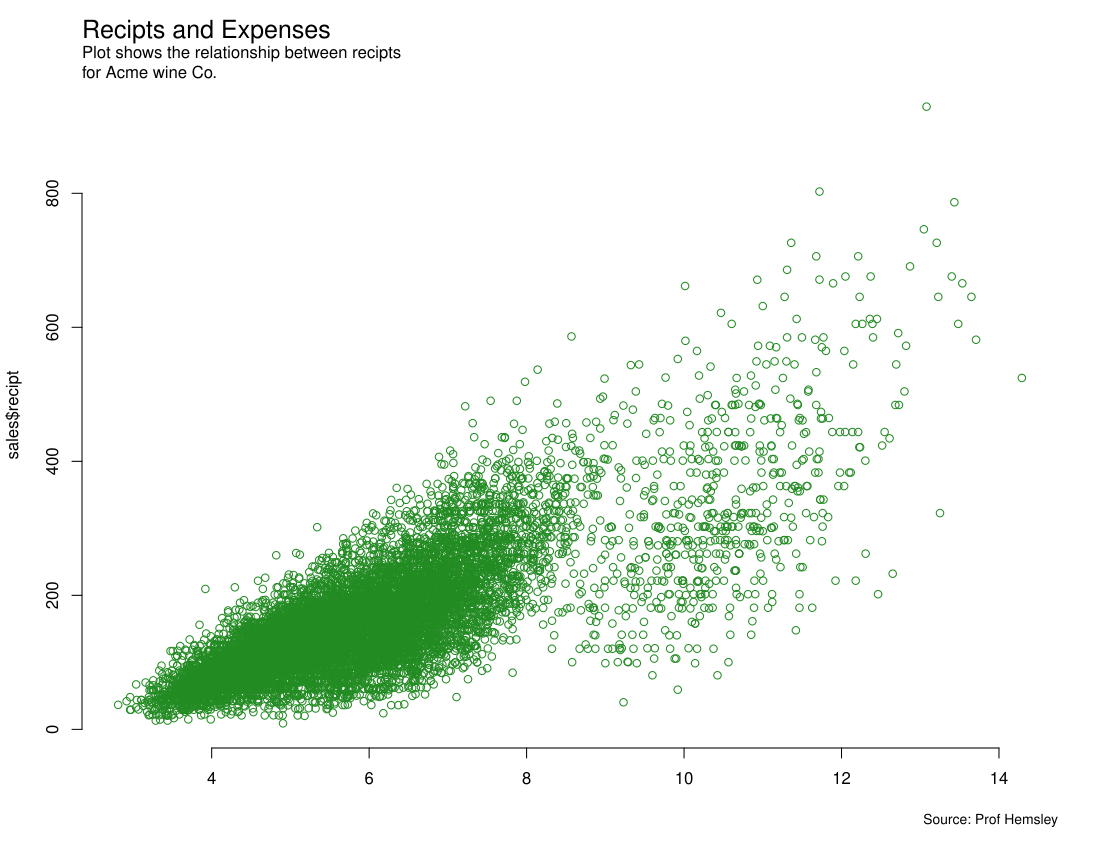

Recreate this plot in R.
# IST 719 M001
# Lab 3
# Jessica O'Neal - SUID: 955087195

sales <- read.csv(file = "~/School/Information Visualiztion IST 719/sales.csv"
                 , header = TRUE
                 , stringsAsFactors = FALSE)

str(sales)
colnames(sales)

# Question: What is the relationship between expenses and recipes?
#SUBMIT (1)

sales$expenses
sales$recipt

plot(sales$expenses, sales$recipt)
##

#adj is alignment, mtext is moveable text that add to the graph
#line is referring to what line number, bty = border?
plot(sales$expenses, sales$recipt
     , bty = "n" , col = "forestgreen"
     , xlab = "")
mtext(text = "Recipts and Expenses", side = 3
      , line = 2, cex = 1.5, adj = 0)
## \n - means new line
mtext(text = "Plot shows the relationship between recipts\nfor Acme wine Co."
   , side = 3, line = 0, cex = 1, adj = 0)
##lower graph text added
mtext(text = "Source: Prof Hemsley"
      , side = 1, line = 3, cex =.8, adj = 1)

#Question: what is the relationship betweew reciepts and wine types?
sales$recipt #continuous
sales$type #categorical

#SUBMIT 2
boxplot(sales$recipt ~ sales$type)
##

#Question: which region sells the most units?
sales$rep.region #categorical
sales$units.sold #continuous

hist(sales$units.sold)

boxplot(sales$units.sold ~ sales$rep.region)

sum(sales$units.sold[sales$rep.region == "North"])

table(sales$rep.region)

units.by.reg <- aggregate(sales$units.sold
                          ,by =list(region = sales$rep.region)
                          , FUN = sum)

class(units.by.reg)

#SUBMIT (3)
barplot(units.by.reg$x, names.arg = units.by.reg$region, horiz = TRUE
        , las = 2, col = "forestgreen")
mtext(text = "Wine Sales by Region", side = 3, line = 2, adj = 0, cex = 2)
mtext(text = "US Dollar", side = 1,  line = 3, adj = 0, cex = 1 )
##

#Question: How do the units sold of red wine vs. white wine differ by region?

units.by.reg.type <- aggregate(sales$units.sold
                               , by = list(region = sales$rep.region
                                                   , type = sales$type)
                               , sum)
# tapply - pronounced Tee a plie; function is useful when we need to break up a vector 
# into groups defined by some classifying factor, 
# compute a function on the subsets, and return the results 
# in a convenient form
units.by.type.by.reg <-tapply(sales$units.sold
                              , list(region = sales$rep.region
                              , type = sales$type)
                              , sum)
class(units.by.type.by.reg)

barplot(units.by.type.by.reg) #BAD
barplot(units.by.type.by.reg, beside = TRUE) #subgroup is too big

units.by.type.by.reg.2 <- tapply(sales$units.sold
                                 , list(type = sales$type
                                        ,region = sales$rep.region)
                                  , sum)

#SUBMIT 4
barplot(units.by.type.by.reg.2, beside = TRUE,col =c("purple", "chartreuse")
        , legend.text = row.names(units.by.type.by.reg.2), ylab = "Units")
##

#Question: Are recipts growing over time for each region?
M <- tapply(sales$recipt, list(region = sales$rep.region, sales$year)
            , sum)
max.y = max(M)

x <- as.numeric(colnames(M))

#Specify when to start using scientific notation or turns it off
options(scipen = 9)

#SUBMIT (5)
plot(x, M[1,], ylim = c(0, max.y), col = "darkolivegreen1"
     , lwd = 3, bty = "n", type = "l")
lines(x, M[2,], col = "dodgerblue", lwd = 3)
lines(x, M[3,], col = "forestgreen", lwd = 3)
lines(x, M[4,], col = "peachpuff", lwd = 3)
lines(x, M[5,], col = "rosybrown", lwd = 3)
##

sales$sales.date
class(sales$sale.date)

my.date <- as.Date(strptime(sales$sale.date
                            , "%m/%d/%y"))

class(my.date)

my.year <- which(sales$year == 2014)

my.reg <- which(sales$rep.region == "West")

# Get only the records shared by both my.year and my.ref
my.index <- intersect(my.year, my.reg)

date.df <- aggregate(sales$recipt[my.index]
                     , by =list(my.date[my.index])
                     , FUN = sum)

#SUBMIT (6)
plot(date.df, type = 'l')
